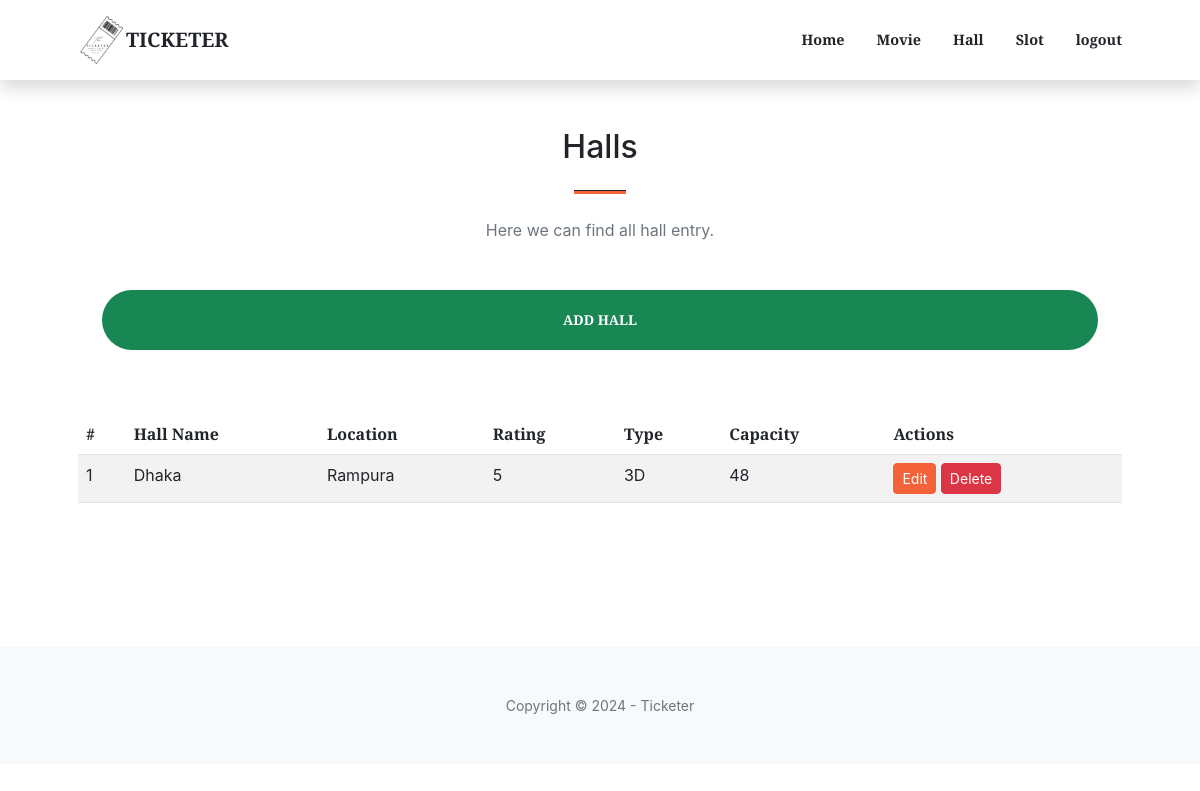
Page /admin/hall.php (signed in) on the earlier database version.
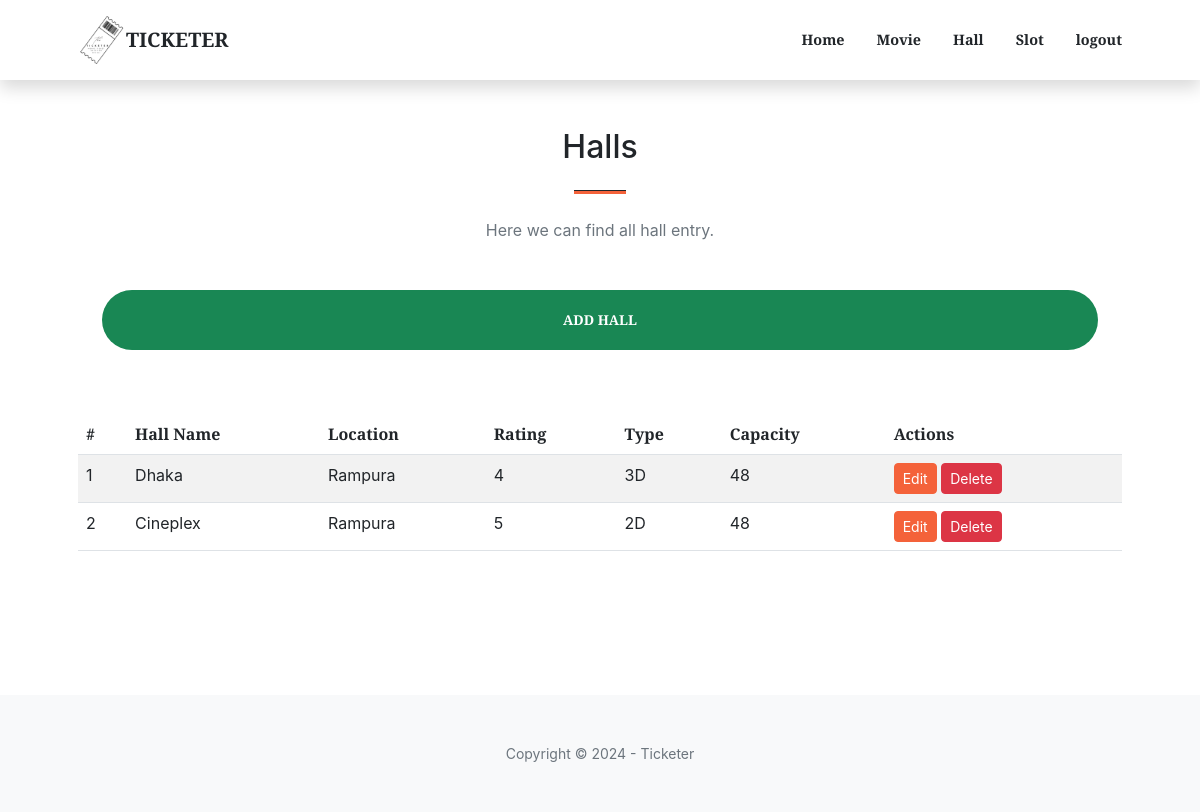
Same page on the later database version.
### tables this page shows
CREATE TABLE `halltable` (
  `hallId` int(11) NOT NULL,
  `hallname` varchar(100) NOT NULL,
  `location` varchar(1000) NOT NULL,
  `rating` int(11) NOT NULL,
  `type` varchar(100) NOT NULL,
  `capacity` int(11) NOT NULL DEFAULT 48
);

### admin/hall.php (the view, shortened to what this page needs)
<?php
include './includes/header.php';
?>
<?php
include './includes/dbcon.php';
$sql = "SELECT hallId, hallname, location, rating, type, capacity FROM halltable";
$result = $conn->query($sql);
?>
<section class="page-section">
    <div class="container px-4 px-lg-5">
        <div class="row gx-4 gx-lg-5 justify-content-center">
            <div class="col-lg-8 col-xl-6 text-center">
                <h2 class="mt-0">Halls</h2>
                <hr class="divider" />
                <p class="text-muted mb-5">Here we can find all hall entry.</p>
            </div>
            <div class="container px-4 px-lg-5">
                <div class="d-grid">
                    <button class="btn btn-success btn-xl mb-3" id="AddHallBtn">Add Hall</button>
                </div>
            </div>
        </div>
        <div class="table-container">
            <table class="table table-striped">
                <thead>
                    <tr>
                        <th>#</th>
                        <th>Hall Name</th>
                        <th>Location</th>
                        <th>Rating</th>
                        <th>Type</th>
                        <th>Capacity</th>
                        <th>Actions</th>
                    </tr>
                </thead>
                <tbody>
                    <?php
                    if ($result->num_rows > 0) {
                        $count = 1;
                        while ($row = $result->fetch_assoc()) {
                            echo "<tr>";
                            echo "<td>" . $count . "</td>";
                            echo "<td>" . $row["hallname"] . "</td>";
                            echo "<td>" . $row["location"] . "</td>";
                            echo "<td>" . $row["rating"] . "</td>";
                            echo "<td>" . $row["type"] . "</td>";
                            echo "<td>" . $row["capacity"] . "</td>";
                            echo "<td>
                            <button class='btn btn-primary btn-sm editHallBtn'hallid='" . $row["hallId"] . "'hallname='" . $row["hallname"] . "'location='" . $row["location"] . "'rating='" . $row["rating"] . "'type='" . $row["type"] . "'>Edit</button>
                            <button class='btn btn-danger btn-sm deleteHallBtn'hallid='" . $row["hallId"] . "'>Delete</button>
                            </td>";
                            echo "</tr>";
                            $count++;
                        }
                    } else {
                        echo "<tr><td colspan='7'>No records found</td></tr>";
                    }
                    ?>
                </tbody>
            </table>
        </div>
    </div>
</section>
<?php include 'includes/footer.php'; ?>

Differences in the rows shown:
changed halltable "Dhaka": rating "5" → "4"
added halltable: hallname "Cineplex", location "Rampura", rating "5", type "2D", capacity "48"
